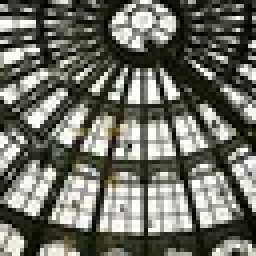
#> input picture 8 sem project/Backend/uploads/4658.jpg, 64 x 64 px, found by its file name (shown 4 times larger)
$ python test_your_image.py
#> lines starting #> are read from the running program, lines starting #| are printed output that depends on the picture
import cv2
import numpy as np
import matplotlib.pyplot as plt
import pickle

size = 128

# Load image
image_test = cv2.imread("D:/ml-test/Training_images/test_image/4658.jpg")
#> image_test is the input picture: shape (64, 64, 3); mean B, G, R 101, 111.1, 109.9
image_plot = cv2.cvtColor(image_test, cv2.COLOR_BGR2RGB)

# Resize image
image_resized = cv2.resize(image_test, (size, size))
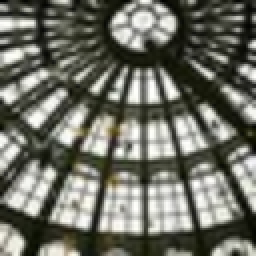
#> image_resized: shape (128, 128, 3) (shown 2 times larger); mean B, G, R 100.9, 111, 109.8
image_resized = np.array(image_resized)
image_array = image_resized.reshape(1, -1).T
image_try = image_array / 255.0

# Sigmoid function
def sigmoid(x):
    return 1 / (1 + np.exp(-x))

# Forward activation function
def forward_activation(A_prev, W, b, activation):
    Z = np.dot(W, A_prev) + b
    linear_cache = (A_prev, W, b)

    if activation == "sigmoid":
        A = sigmoid(Z)
        activation_cache = Z
    elif activation == "relu":
        A = np.maximum(0, Z)
        activation_cache = Z

    assert(Z.shape == (W.shape[0], A_prev.shape[1]))

    cache = (linear_cache, activation_cache)

    assert(A.shape == (W.shape[0], A_prev.shape[1]))

    return A, cache

# Forward propagation function
def forward_propagate(X, parameters):
    caches = []
    A = X
    L = len(parameters) // 2

    for i in range(1, L):
        A_prev = A
        A, cache = forward_activation(A_prev, parameters["W" + str(i)], parameters["B" + str(i)], "relu")
        caches.append(cache)

    A_last, cache = forward_activation(A, parameters["W" + str(L)], parameters["B" + str(L)], "sigmoid")
    caches.append(cache)

    return A_last, caches

# Load parameters
def load_parameters(filename):
#> (the run stopped early here; a loop or call above may not have finished)
